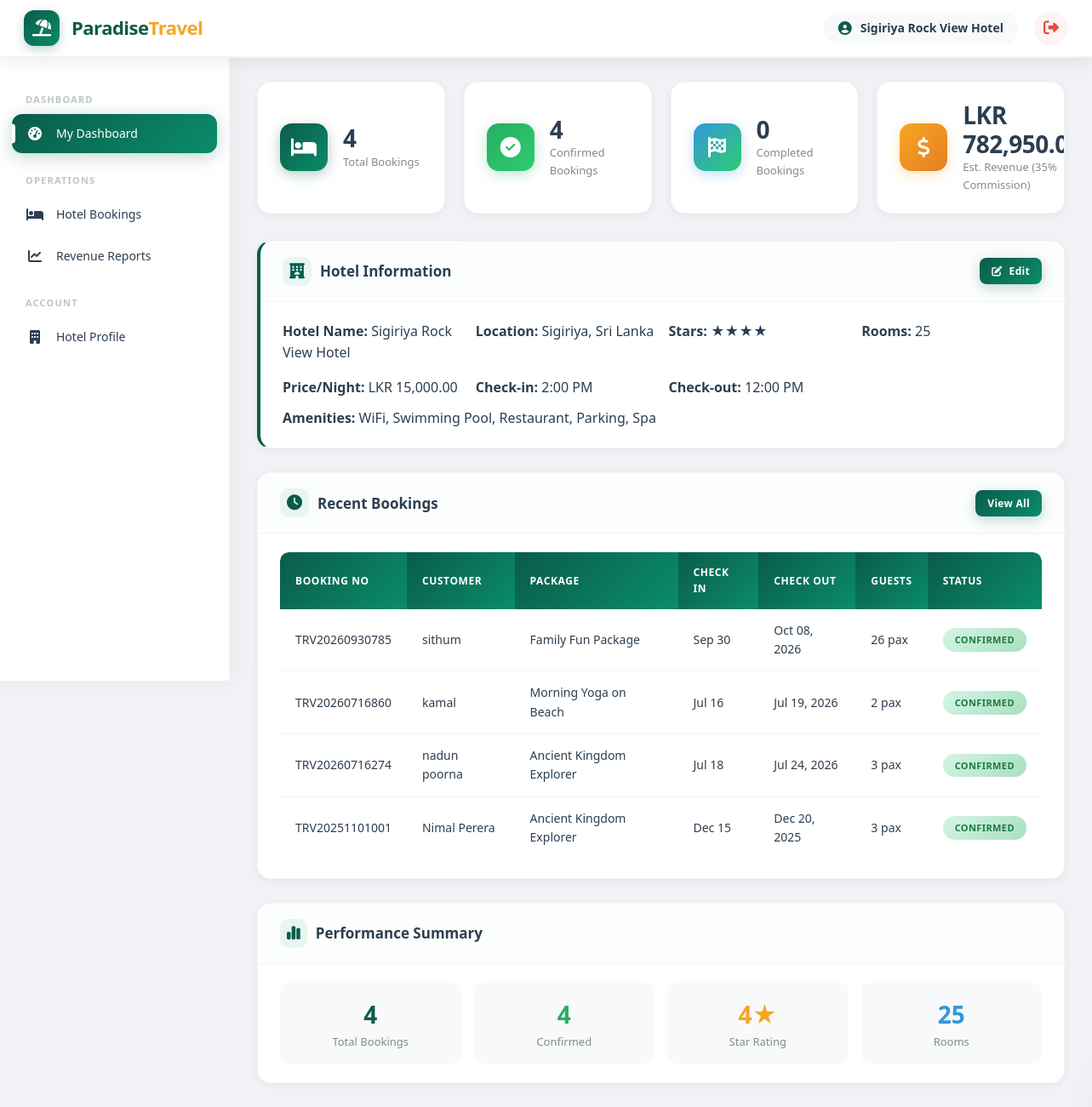
The app's page /traval-system/hotel/dashboard.php (signed in) with its own data.
### tables this page shows
CREATE TABLE `hotel_profiles` (
  `id` int(11) NOT NULL,
  `user_id` int(11) NOT NULL,
  `hotel_name` varchar(200) DEFAULT NULL,
  `location` varchar(200) DEFAULT NULL,
  `stars` int(11) DEFAULT 3,
  `room_count` int(11) DEFAULT 0,
  `price_per_night` decimal(10,2) DEFAULT NULL,
  `amenities` text DEFAULT NULL,
  `check_in_time` varchar(20) DEFAULT NULL,
  `check_out_time` varchar(20) DEFAULT NULL
);

CREATE TABLE `bookings` (
  `id` int(11) NOT NULL,
  `booking_no` varchar(50) NOT NULL,
  `customer_id` int(11) NOT NULL,
  `package_id` int(11) NOT NULL,
  `guide_id` int(11) DEFAULT NULL,
  `hotel_id` int(11) DEFAULT NULL,
  `start_date` date NOT NULL,
  `end_date` date NOT NULL,
  `adults` int(11) DEFAULT 1,
  `children` int(11) DEFAULT 0,
  `total_amount` decimal(10,2) NOT NULL,
  `paid_amount` decimal(10,2) DEFAULT 0.00,
  `status` enum('pending','confirmed','cancelled','completed') DEFAULT 'pending',
  `payment_status` enum('pending','partial','paid') DEFAULT 'pending',
  `special_requests` text DEFAULT NULL,
  `created_at` timestamp NOT NULL DEFAULT current_timestamp()
);

CREATE TABLE `users` (
  `id` int(11) NOT NULL,
  `name` varchar(100) NOT NULL,
  `email` varchar(100) NOT NULL,
  `password` varchar(255) NOT NULL,
  `phone` varchar(20) DEFAULT NULL,
  `role` enum('admin','customer','guide','hotel') DEFAULT 'customer',
  `profile_image` varchar(255) DEFAULT NULL,
  `status` enum('active','inactive') DEFAULT 'active',
  `created_at` timestamp NOT NULL DEFAULT current_timestamp(),
  `updated_at` timestamp NOT NULL DEFAULT current_timestamp() ON UPDATE current_timestamp()
);

CREATE TABLE `packages` (
  `id` int(11) NOT NULL,
  `name` varchar(200) NOT NULL,
  `destination` varchar(200) NOT NULL,
  `duration_days` int(11) NOT NULL,
  `duration_nights` int(11) NOT NULL,
  `price` decimal(10,2) NOT NULL,
  `description` text DEFAULT NULL,
  `included_services` text DEFAULT NULL,
  `max_people` int(11) DEFAULT 10,
  `image_url` varchar(500) DEFAULT NULL,
  `package_code` varchar(20) DEFAULT NULL,
  `category` varchar(50) DEFAULT 'General',
  `difficulty_level` enum('Easy','Medium','Hard') DEFAULT 'Easy',
  `meeting_point` varchar(255) DEFAULT NULL,
  `best_season` varchar(100) DEFAULT NULL,
  `languages` varchar(100) DEFAULT NULL,
  `highlights` text DEFAULT NULL,
  `latitude` varchar(50) DEFAULT NULL,
  `longitude` varchar(50) DEFAULT NULL,
  `weather_info` text DEFAULT NULL,
  `status` enum('active','inactive','archived') DEFAULT 'active',
  `created_by` int(11) DEFAULT NULL,
  `created_at` timestamp NOT NULL DEFAULT current_timestamp(),
  `updated_at` timestamp NOT NULL DEFAULT current_timestamp() ON UPDATE current_timestamp()
);

### traval-system/config/database.php (called while the page is built, shortened)
<?php
function formatCurrency($amount) {
    return 'LKR ' . number_format($amount, 2);
}
function getStatusBadge($status) {
    $colors = [
        'pending'    => 'warning',
        'confirmed'  => 'success',
        'cancelled'  => 'danger',
        'completed'  => 'info',
        'active'     => 'success',
        'inactive'   => 'danger',
        'available'  => 'success',
        'busy'       => 'warning',
        'off'        => 'danger',
        'paid'       => 'success',
        'partial'    => 'warning'
    ];
    return $colors[$status] ?? 'secondary';
}
?>

### traval-system/hotel/dashboard.php (the view, shortened to what this page needs)
<?php
require_once '../config/database.php';
$user_id = $_SESSION['user_id'];
$stmt = $pdo->prepare("SELECT * FROM hotel_profiles WHERE user_id = ?");
$stmt->execute([$user_id]);
$profile = $stmt->fetch();
$stmt = $pdo->prepare("SELECT COUNT(*) as total FROM bookings WHERE hotel_id = ?");
$stmt->execute([$user_id]);
$total_bookings = $stmt->fetch()['total'];
$stmt = $pdo->prepare("SELECT COUNT(*) as total FROM bookings WHERE hotel_id = ? AND status = 'confirmed'");
$stmt->execute([$user_id]);
$confirmed_bookings = $stmt->fetch()['total'];
$stmt = $pdo->prepare("SELECT COUNT(*) as total FROM bookings WHERE hotel_id = ? AND status = 'completed'");
$stmt->execute([$user_id]);
$completed_bookings = $stmt->fetch()['total'];
$stmt = $pdo->prepare("SELECT SUM(total_amount) as total FROM bookings WHERE hotel_id = ? AND status = 'confirmed'");
$stmt->execute([$user_id]);
$total_amount = $stmt->fetch()['total'] ?? 0;
$revenue = $total_amount * 0.35;
$stmt = $pdo->prepare("SELECT b.*, u.name as customer_name, u.email, u.phone, p.name as package_name
                       FROM bookings b
                       JOIN users u ON b.customer_id = u.id
                       JOIN packages p ON b.package_id = p.id
                       WHERE b.hotel_id = ?
                       ORDER BY b.created_at DESC LIMIT 5");
$stmt->execute([$user_id]);
$recent_bookings = $stmt->fetchAll();
include '../includes/header.php';
?>
<div class="stats-grid">
    <div class="stat-card">
        <div class="stat-icon primary"><i class="fas fa-bed"></i></div>
        <div class="stat-info">
            <h3><?php echo $total_bookings; ?></h3>
            <p>Total Bookings</p>
        </div>
    </div>
    <div class="stat-card">
        <div class="stat-icon success"><i class="fas fa-check-circle"></i></div>
        <div class="stat-info">
            <h3><?php echo $confirmed_bookings; ?></h3>
            <p>Confirmed Bookings</p>
        </div>
    </div>
    <div class="stat-card">
        <div class="stat-icon info"><i class="fas fa-flag-checkered"></i></div>
        <div class="stat-info">
            <h3><?php echo $completed_bookings; ?></h3>
            <p>Completed Bookings</p>
        </div>
    </div>
    <div class="stat-card">
        <div class="stat-icon secondary"><i class="fas fa-dollar-sign"></i></div>
        <div class="stat-info">
            <h3><?php echo formatCurrency($revenue); ?></h3>
            <p>Est. Revenue (35% Commission)</p>
        </div>
    </div>
</div>
<div class="card" style="border-left:4px solid var(--primary);">
    <div class="card-header">
        <h3><i class="fas fa-hotel"></i> Hotel Information</h3>
        <a href="profile.php" class="btn btn-primary btn-sm"><i class="fas fa-edit"></i> Edit</a>
    </div>
    <div class="card-body">
        <div style="display:grid;grid-template-columns:repeat(auto-fit,minmax(200px,1fr));gap:15px;">
            <div><strong>Hotel Name:</strong> <?php echo htmlspecialchars($profile['hotel_name']); ?></div>
            <div><strong>Location:</strong> <?php echo htmlspecialchars($profile['location'] ?: 'Not specified'); ?></div>
            <div><strong>Stars:</strong> <?php echo str_repeat('★', $profile['stars']); ?></div>
            <div><strong>Rooms:</strong> <?php echo $profile['room_count'] ?: 'Not specified'; ?></div>
            <div><strong>Price/Night:</strong> <?php echo $profile['price_per_night'] ? formatCurrency($profile['price_per_night']) : 'Not specified'; ?></div>
            <div><strong>Check-in:</strong> <?php echo htmlspecialchars($profile['check_in_time'] ?: 'Not specified'); ?></div>
            <div><strong>Check-out:</strong> <?php echo htmlspecialchars($profile['check_out_time'] ?: 'Not specified'); ?></div>
        </div>
        <?php if ($profile['amenities']): ?>
            <div style="margin-top:10px;"><strong>Amenities:</strong> <?php echo htmlspecialchars($profile['amenities']); ?></div>
        <?php endif; ?>
    </div>
</div>
<div class="card">
    <div class="card-header">
        <h3><i class="fas fa-clock"></i> Recent Bookings</h3>
        <a href="bookings.php" class="btn btn-primary btn-sm">View All</a>
    </div>
    <div class="card-body">
        <?php if (empty($recent_bookings)): ?>
            <p style="text-align:center;padding:40px;color:var(--gray);">
                <i class="fas fa-bed" style="font-size:48px;display:block;margin-bottom:15px;"></i>
                No bookings yet. Check back later!
            </p>
        <?php else: ?>
            <div class="table-responsive">
                <table class="data-table">
                    <thead>
                        <tr><th>Booking No</th><th>Customer</th><th>Package</th><th>Check In</th><th>Check Out</th><th>Guests</th><th>Status</th></tr>
                    </thead>
                    <tbody>
                        <?php foreach ($recent_bookings as $b): ?>
                        <tr>
                            <td><?php echo htmlspecialchars($b['booking_no']); ?></td>
                            <td><?php echo htmlspecialchars($b['customer_name']); ?></td>
                            <td><?php echo htmlspecialchars($b['package_name']); ?></td>
                            <td><?php echo date('M d', strtotime($b['start_date'])); ?></td>
                            <td><?php echo date('M d, Y', strtotime($b['end_date'])); ?></td>
                            <td><?php echo $b['adults'] + $b['children']; ?> pax</td>
                            <td><span class="badge badge-<?php echo getStatusBadge($b['status']); ?>"><?php echo ucfirst($b['status']); ?></span></td>
                        </tr>
                        <?php endforeach; ?>
                    </tbody>
                </table>
            </div>
        <?php endif; ?>
    </div>
</div>
<div class="card">
    <div class="card-header">
        <h3><i class="fas fa-chart-simple"></i> Performance Summary</h3>
    </div>
    <div class="card-body">
        <div style="display:grid;grid-template-columns:repeat(auto-fit,minmax(150px,1fr));gap:15px;">
            <div style="background:var(--light);padding:15px;border-radius:10px;text-align:center;">
                <div style="font-size:28px;font-weight:700;color:var(--primary);"><?php echo $total_bookings; ?></div>
                <div style="font-size:13px;color:var(--gray);">Total Bookings</div>
            </div>
            <div style="background:var(--light);padding:15px;border-radius:10px;text-align:center;">
                <div style="font-size:28px;font-weight:700;color:var(--success);"><?php echo $confirmed_bookings; ?></div>
                <div style="font-size:13px;color:var(--gray);">Confirmed</div>
            </div>
            <div style="background:var(--light);padding:15px;border-radius:10px;text-align:center;">
                <div style="font-size:28px;font-weight:700;color:var(--secondary);"><?php echo $profile['stars']; ?>★</div>
                <div style="font-size:13px;color:var(--gray);">Star Rating</div>
            </div>
            <div style="background:var(--light);padding:15px;border-radius:10px;text-align:center;">
                <div style="font-size:28px;font-weight:700;color:var(--info);"><?php echo $profile['room_count'] ?: 0; ?></div>
                <div style="font-size:13px;color:var(--gray);">Rooms</div>
            </div>
        </div>
    </div>
</div>
<?php include '../includes/footer.php'; ?>

### records on screen
hotel_profiles: hotel_name "Sigiriya Rock View Hotel", location "Sigiriya, Sri Lanka", stars "★★★★", room_count "25", price_per_night "LKR 15,000.00", check_in_time "2:00 PM", check_out_time "12:00 PM", amenities "WiFi, Swimming Pool, Restaurant, Parking, Spa", stars "4"
bookings: booking_no "TRV20260930785", customer.name "sithum", package.name "Family Fun Package", start_date "Sep 30", end_date "Oct 08, 2026", $b['adults'] + $b['children'] "26", status "CONFIRMED"
bookings: booking_no "TRV20260716860", customer.name "kamal", package.name "Morning Yoga on Beach", start_date "Jul 16", end_date "Jul 19, 2026", $b['adults'] + $b['children'] "2", status "CONFIRMED"
bookings: booking_no "TRV20260716274", customer.name "nadun poorna", package.name "Ancient Kingdom Explorer", start_date "Jul 18", end_date "Jul 24, 2026", $b['adults'] + $b['children'] "3", status "CONFIRMED"
bookings: booking_no "TRV20251101001", customer.name "Nimal Perera", package.name "Ancient Kingdom Explorer", start_date "Dec 15", end_date "Dec 20, 2025", $b['adults'] + $b['children'] "3", status "CONFIRMED"

### other values on screen
$_SESSION['user_name'] "Sigiriya Rock View Hotel"
$total_bookings "4"
$confirmed_bookings "4"
$completed_bookings "0"
formatCurrency($revenue) "LKR…"
